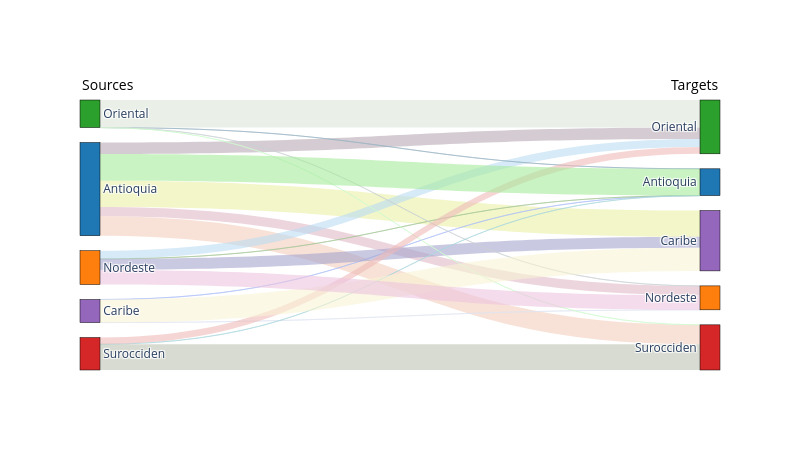

Write notebook code for a chart like this one.
### Code cell
# Load dispatch from transmission
dispatch_tx = pd.read_csv(model_outputs_path+'DispatchTx.csv')
dispatch_tx = dispatch_tx.groupby(['TRANS_TIMEPOINTS_1','TRANS_TIMEPOINTS_2']).agg({
    'DispatchTx' : 'sum' }).reset_index()

# Load transmission_dispatch from plants
dispatch_tx_zn = dispatch_tx.groupby(['TRANS_TIMEPOINTS_1']).agg({
    'DispatchTx' : 'sum' }).reset_index()
# Load dispatch from plant
dispatch_pl = pd.read_csv(model_outputs_path+'dispatch.csv')
dispatch_pl = dispatch_pl.groupby(['generation_project']).agg({
    'DispatchGen_MW' : 'sum' }).reset_index()
# Get zone
pl_zone = pd.read_csv(model_inputs_path+'gen_info.csv')
pl_zone = pl_zone[['GENERATION_PROJECT', 'gen_load_zone']]
dispatch_pl = pd.merge(dispatch_pl, pl_zone,
                       left_on='generation_project', right_on='GENERATION_PROJECT', how='inner')
dispatch_pl = dispatch_pl.groupby(['gen_load_zone']).agg({
    'DispatchGen_MW' : 'sum' }).reset_index()

# Substract transmission from total to get own dispatch
dispatch_pl = pd.merge(dispatch_pl, dispatch_tx_zn,
                       left_on='gen_load_zone', right_on='TRANS_TIMEPOINTS_1', how='inner')
dispatch_pl['DispatchTx'] = dispatch_pl['DispatchGen_MW'] - dispatch_pl['DispatchTx']
dispatch_pl['TRANS_TIMEPOINTS_2'] = dispatch_pl['TRANS_TIMEPOINTS_1']

dispatch_pl = dispatch_pl[['TRANS_TIMEPOINTS_1','TRANS_TIMEPOINTS_2', 'DispatchTx']]
# Concat inner dispatch
dispatch_tx = pd.concat([dispatch_tx, dispatch_pl])

# Get indices from Zones for plot
labels = pd.read_csv(model_inputs_path+'load_zones.csv')['LOAD_ZONE'].tolist()

# Transform TRANS_TIMEPOINTS_1 column into indices
dispatch_tx['TRANS_TIMEPOINTS_1'] = pd.Categorical(
    dispatch_tx['TRANS_TIMEPOINTS_1'], categories=labels).codes
# Transform TRANS_TIMEPOINTS_2 column into indices
dispatch_tx['TRANS_TIMEPOINTS_2'] = len(labels) + pd.Categorical(
    dispatch_tx['TRANS_TIMEPOINTS_2'], categories=labels).codes

labels.extend(labels)

import plotly.graph_objects as go
# Extract columns from the DataFrame
source = dispatch_tx["TRANS_TIMEPOINTS_1"].tolist()
target = dispatch_tx["TRANS_TIMEPOINTS_2"].tolist()
value = dispatch_tx["DispatchTx"].tolist()

# Define colors for nodes
node_colors = ["#1f77b4", "#ff7f0e", "#2ca02c", "#d62728", "#9467bd"]
node_colors.extend(node_colors)

# Function to generate soft random colors
import random
def generate_color():
    r = random.randint(150, 255)  # Red component (light)
    g = random.randint(150, 255)  # Green component (light)
    b = random.randint(150, 255)  # Blue component (light)
    a = 0.6
    return f"rgba({r}, {g}, {b}, {a})"

# Generate soft random colors for links
link_colors = [generate_color() for _ in range(len(source))]

# Create the Sankey diagram
fig = go.Figure(data=[go.Sankey(
    node=dict(
        pad=15,  # Space between nodes
        thickness=20,  # Thickness of nodes
        line=dict(color="black", width=0.5),
        label=labels, color=node_colors
    ),
    link=dict(
        source=source,  # Indices of the source nodes
        target=target,  # Indices of the target nodes
        value=value,    # Values of the links
        color=link_colors  # Assign colors to links
    ))])

# Add annotations and styling
fig.update_layout(
    annotations=[
        dict(
            x=0, y=1.1,
            xref="paper", yref="paper", text="Sources",
            showarrow=False, font=dict(size=14, color="black")
        ),
        dict(
            x=1, y=1.1,
            xref="paper", yref="paper", text="Targets",
            showarrow=False, font=dict(size=14, color="black")
        )],        
    height=9*50, width=16*50,
    template="plotly_white"
)

# Show the figure
fig.show()

### Figure 1 — Plotly figure (JSON) as saved in the notebook; plotly's stock layout.template omitted (floating-point values rounded to 4 significant figures)
{"data": [{"link": {"color": ["rgba(233, 241, 165, 0.6)", "rgba(225, 186, 200, 0.6)", "rgba(184, 171, 181, 0.6)", "rgba(243, 205, 187, 0.6)", "rgba(172, 190, 249, 0.6)", "rgba(224, 228, 242, 0.6)", "rgba(165, 199, 152, 0.6)", "rgba(167, 165, 207, 0.6)", "rgba(187, 221, 244, 0.6)", "rgba(152, 179, 196, 0.6)", "rgba(202, 208, 212, 0.6)", "rgba(207, 250, 207, 0.6)", "rgba(170, 215, 222, 0.6)", "rgba(239, 187, 186, 0.6)", "rgba(167, 235, 157, 0.6)", "rgba(248, 243, 212, 0.6)", "rgba(237, 197, 223, 0.6)", "rgba(220, 231, 217, 0.6)", "rgba(190, 195, 178, 0.6)"], "source": [0, 0, 0, 0, 4, 4, 1, 1, 1, 2, 2, 2, 3, 3, 0, 4, 1, 2, 3], "target": [9, 6, 7, 8, 5, 6, 5, 9, 7, 5, 6, 8, 5, 7, 5, 9, 6, 7, 8], "value": [211400.0, 75540.0, 92160.0, 156700.0, 6.997e-05, 9.488e-05, 0.0001363, 89570.0, 65760.0, 8.942e-05, 0.0001327, 0.0001326, 0.0001369, 54100.0, 215900.0, 185800.0, 117700.0, 222100.0, 207700.0]}, "node": {"color": ["#1f77b4", "#ff7f0e", "#2ca02c", "#d62728", "#9467bd", "#1f77b4", "#ff7f0e", "#2ca02c", "#d62728", "#9467bd"], "label": ["Antioquia", "Nordeste", "Oriental", "Surocciden", "Caribe", "Antioquia", "Nordeste", "Oriental", "Surocciden", "Caribe"], "line": {"color": "black", "width": 0.5}, "pad": 15, "thickness": 20}, "type": "sankey"}], "layout": {"annotations": [{"font": {"color": "black", "size": 14}, "showarrow": false, "text": "Sources", "x": 0, "xref": "paper", "y": 1.1, "yref": "paper"}, {"font": {"color": "black", "size": 14}, "showarrow": false, "text": "Targets", "x": 1, "xref": "paper", "y": 1.1, "yref": "paper"}], "height": 450, "width": 800}}
